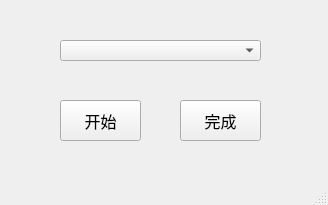
<?xml version="1.0" encoding="UTF-8"?>
<ui version="4.0">
 <class>SlamWindow</class>
 <widget class="QMainWindow" name="SlamWindow">
  <property name="geometry">
   <rect>
    <x>0</x>
    <y>0</y>
    <width>328</width>
    <height>205</height>
   </rect>
  </property>
  <property name="windowTitle">
   <string>相机自身位姿估计</string>
  </property>
  <widget class="QWidget" name="centralwidget">
   <widget class="QComboBox" name="cameras">
    <property name="geometry">
     <rect>
      <x>60</x>
      <y>40</y>
      <width>201</width>
      <height>21</height>
     </rect>
    </property>
   </widget>
   <widget class="QPushButton" name="pushButton">
    <property name="geometry">
     <rect>
      <x>60</x>
      <y>100</y>
      <width>81</width>
      <height>41</height>
     </rect>
    </property>
    <property name="font">
     <font>
      <family>黑体</family>
      <pointsize>12</pointsize>
     </font>
    </property>
    <property name="text">
     <string>开始</string>
    </property>
   </widget>
   <widget class="QPushButton" name="pushButton_2">
    <property name="geometry">
     <rect>
      <x>180</x>
      <y>100</y>
      <width>81</width>
      <height>41</height>
     </rect>
    </property>
    <property name="font">
     <font>
      <family>黑体</family>
      <pointsize>12</pointsize>
     </font>
    </property>
    <property name="text">
     <string>完成</string>
    </property>
   </widget>
  </widget>
  <widget class="QStatusBar" name="statusbar"/>
 </widget>
 <resources/>
 <connections/>
</ui>
